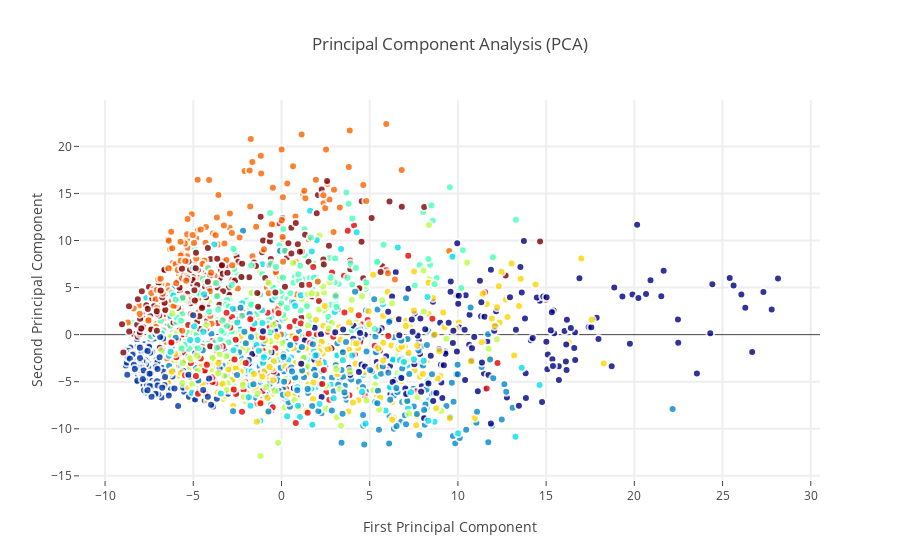

Notebook code cell kept with this figure:
### Markdown cell above
# plotting the scatterplot on 2 principle components

### Code cell
trace0 = go.Scatter(x = X_5d[:,0], y = X_5d[:,1], name = Target, hoveron = Target, mode = 'markers', text = Target,
                    showlegend = False, marker = dict(size = 8, color = Target, colorscale ='Jet', showscale = False,
                                                      line = dict(width = 2, color = 'rgb(255, 255, 255)'),
                                                      opacity = 0.8))

data = [trace0]

layout = go.Layout(title= 'Principal Component Analysis (PCA)', hovermode= 'closest', 
                   xaxis= dict(title= 'First Principal Component', ticklen= 5, zeroline= False, gridwidth= 2,), 
                   yaxis=dict(title= 'Second Principal Component', ticklen= 5, gridwidth= 2,),
                   showlegend= True)


fig = dict(data=data, layout=layout)
py.iplot(fig, filename='styled-scatter')

### Figure 1 — Plotly figure (JSON) as saved in the notebook; plotly's stock layout.template omitted (floating-point values rounded to 4 significant figures; data arrays with more than 128 entries replaced by an {"elided": "..."} marker saying what was removed)
{"data": [{"hoveron": {"elided": "2000 int values"}, "marker": {"color": {"elided": "2000 int values"}, "colorscale": "Jet", "line": {"color": "rgb(255, 255, 255)", "width": 2}, "opacity": 0.8, "showscale": false, "size": 8}, "mode": "markers", "name": {"elided": "2000 int values"}, "showlegend": false, "text": {"elided": "2000 int values"}, "type": "scatter", "x": {"elided": "2000 float values"}, "y": {"elided": "2000 float values"}}], "layout": {"hovermode": "closest", "showlegend": true, "title": "Principal Component Analysis (PCA)", "xaxis": {"gridwidth": 2, "ticklen": 5, "title": "First Principal Component", "zeroline": false}, "yaxis": {"gridwidth": 2, "ticklen": 5, "title": "Second Principal Component"}}}
